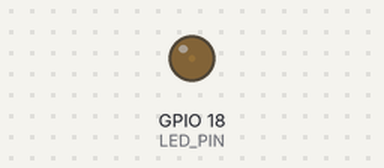
The program below on a simulated ESP32. On the bench: output pins drawn as LEDs (lit = HIGH).

Above: at 0.05 s.
At 1.15 s:
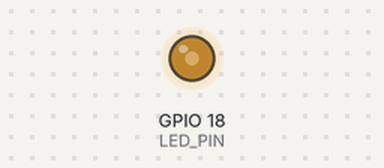
At 2.3 s:
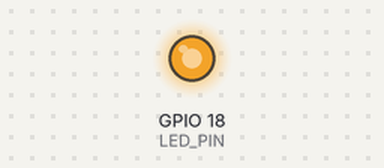
At 4.6 s:
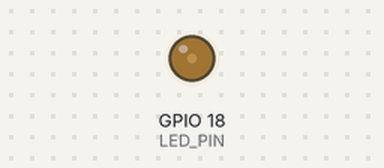
Timing chart, 0 to 6.7 s (numbered marks = the images above):
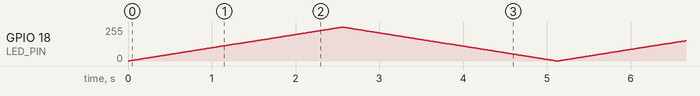

The program:

main.cpp
```cpp
//================= PWM Example – LED Brightness Fade======================

#include <Arduino.h>
#define LED_PIN 18
#define PWM_CH 0
#define FREQ 5000
#define RES 8
void setup() {
  ledcSetup(PWM_CH, FREQ, RES);
  ledcAttachPin(LED_PIN, PWM_CH);
}
void loop() {
  for (int d=0; d<=255; d++) {
ledcWrite(PWM_CH, d); delay(10); }
  for (int d=255; d>=0; d--) {
ledcWrite(PWM_CH, d);delay(10);}
}


//======================== Buzzzer_Pin ====================================


// #include <Arduino.h>

// #define BUZZER_PIN  27     // GPIO connected to buzzer
// #define PWM_CH      0      // PWM channel (0–15)
// #define FREQ        2000   // Default frequency (Hz)
// #define RESOLUTION  10     // 10-bit resolution (0–1023)

// void setup() {
//   // Setup PWM channel
//   ledcSetup(PWM_CH, FREQ, RESOLUTION);
//   ledcAttachPin(BUZZER_PIN, PWM_CH);

//   // --- 1. Simple beep pattern ---
//   for (int i = 0; i < 3; i++) {
//     ledcWriteTone(PWM_CH, 2000 + i * 400); // change tone
//     delay(150);
//     ledcWrite(PWM_CH, 0);                  // stop tone
//     delay(150);
//   }

//   // --- 2. Frequency sweep (400Hz → 3kHz) ---
//   for (int f = 400; f <= 3000; f += 100) {
//     ledcWriteTone(PWM_CH, f);
//     delay(20);
//   }
//   ledcWrite(PWM_CH, 0);
//   delay(500);

//   // --- 3. Short melody ---
//   int melody[] = {262, 294, 330, 349, 392, 440, 494, 523};
//   for (int i = 0; i < 8; i++) {
//     ledcWriteTone(PWM_CH, melody[i]);
//     delay(250);
//   }
//   ledcWrite(PWM_CH, 0); // stop buzzer
// }

// void loop() {
//   // Nothing here
// }


//============================= Both Led and Buzzer ===================================


// #include <Arduino.h>

// // --- Buzzer setup ---
// #define BUZZER_PIN 27
// #define BUZZER_CH  0
// #define BUZZER_FREQ 2000
// #define BUZZER_RES 10

// // --- LED setup ---
// #define LED_PIN 18
// #define LED_CH  1
// #define LED_FREQ 5000
// #define LED_RES 8

// void setup() {
//   // --- Setup for buzzer ---
//   ledcSetup(BUZZER_CH, BUZZER_FREQ, BUZZER_RES);
//   ledcAttachPin(BUZZER_PIN, BUZZER_CH);

//   // --- Setup for LED ---
//   ledcSetup(LED_CH, LED_FREQ, LED_RES);
//   ledcAttachPin(LED_PIN, LED_CH);

//   // --- 1. Simple beep pattern with LED fade ---
//   for (int i = 0; i < 3; i++) {
//     ledcWriteTone(BUZZER_CH, 2000 + i * 400);
//     for (int d = 0; d <= 255; d++) {
//       ledcWrite(LED_CH, d);
//       delay(3);
//     }
//     ledcWrite(BUZZER_CH, 0);
//     for (int d = 255; d >= 0; d--) {
//       ledcWrite(LED_CH, d);
//       delay(3);
//     }
//   }

//   delay(300);

//   // --- 2. Frequency sweep (400Hz → 3kHz) with LED breathing ---
//   for (int f = 400; f <= 3000; f += 100) {
//     ledcWriteTone(BUZZER_CH, f);
//     ledcWrite(LED_CH, (f / 12) % 256); // vary LED brightness with frequency
//     delay(20);
//   }
//   ledcWrite(BUZZER_CH, 0);
//   delay(500);

//   // --- 3. Short melody with LED blinking ---
//   int melody[] = {262, 294, 330, 349, 392, 440, 494, 523};
//   for (int i = 0; i < 8; i++) {
//     ledcWriteTone(BUZZER_CH, melody[i]);
//     ledcWrite(LED_CH, 255);
//     delay(250);
//     ledcWrite(LED_CH, 0);
//     delay(100);
//   }

//   ledcWrite(BUZZER_CH, 0); // stop buzzer
//   ledcWrite(LED_CH, 0);    // turn off LED
// }

// void loop() {
//   // Optional continuous LED fade effect after buzzer finishes
//   for (int d = 0; d <= 255; d++) {
//     ledcWrite(LED_CH, d);
//     delay(5);
//   }
//   for (int d = 255; d >= 0; d--) {
//     ledcWrite(LED_CH, d);
//     delay(5);
//   }
// }
```
